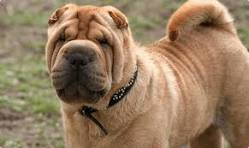
#> input picture 01_sandbox/dog.jpg, 249 x 148 px
$ python trackbar_shablon.py
#> lines starting #> are read from the running program, lines starting #| are printed output that depends on the picture
import cv2

img = cv2.imread('dog.jpg')
#> img is the input picture: shape (148, 249, 3); mean B, G, R 96.3, 124.2, 149.9
gray = cv2.cvtColor(img, cv2.COLOR_BGR2GRAY)
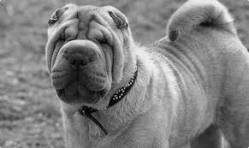
#> gray: shape (148, 249); min 0, max 249, mean 128.7


def nothing(x):
    pass

$ run again, with 01_sandbox/apple_green.jpg copied over 01_sandbox/dog.jpg
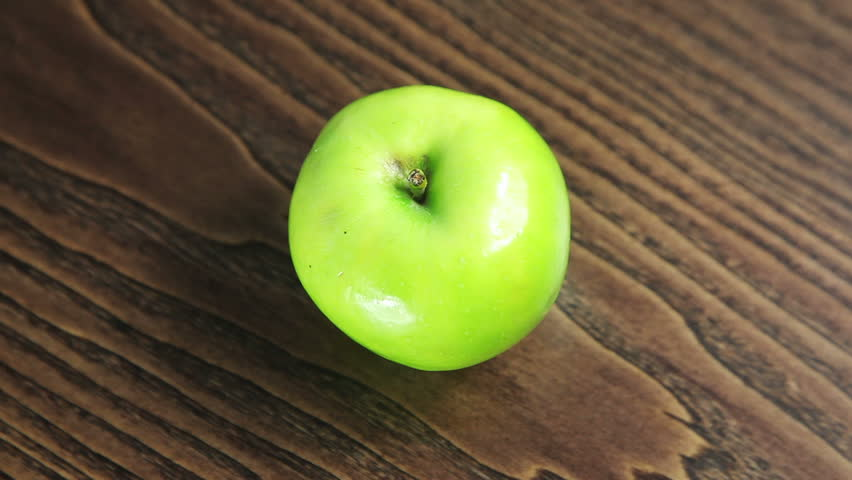
#> input picture 01_sandbox/apple_green.jpg, 852 x 480 px
#> img is the input picture: shape (480, 852, 3); mean B, G, R 58.5, 96.3, 105.3
#> `gray = cv2.cvtColor(img, cv2.COLOR_BGR2GRAY)`:
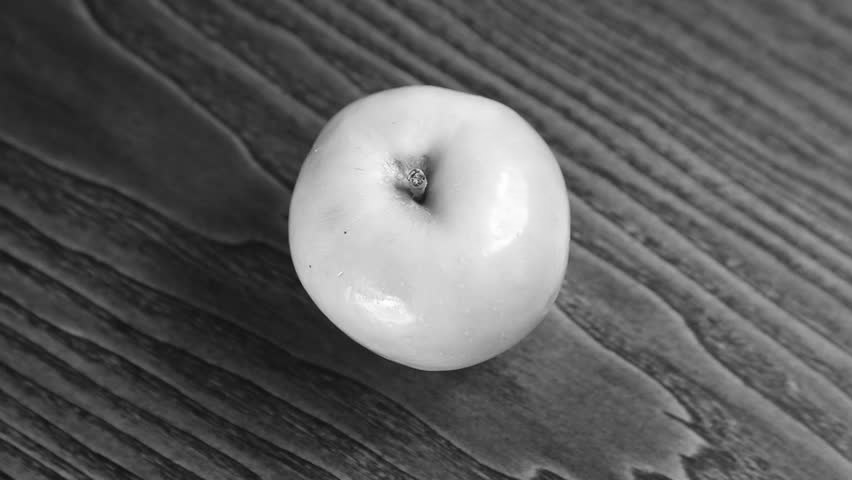
#> gray: shape (480, 852); min 16, max 254, mean 94.7
